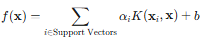
#> input picture Machine Learning/Support Vector Machine/Non Linear SVM/images/pred3.png, 201 x 39 px
$ jupyter execute regression.ipynb
#> lines starting #> are read from the running program, lines starting #| are printed output that depends on the picture
1. [Non Linear SVR](#non-linear-svr)

#### Non Linear SVR:
- to perform support vector classifier on non linear data
    - we need to increase the dimensions of data
    - calculate the relationship between each datapoints
    - then choose the support vector classifier to separate the classes
        - the support vector classifier is evaluated as the same as linear SVM

- to increase the dimensions and choose the support vectors classifier, we need kernels
- Kernels
    - Polynomial
    - Sigmoid
    - Radial Basis Function
    - Linear

- now consider, we have feature with binary output values in a 3d space
- to make the predictions for Linear SVM soft classifier shown below
    - αi = weights of the data points
    - b = bias
    - K(xi . x) = kernel function which measures similarity between new data point multiplied with support vector
        - x = new data point
        - xi = support vectorss

[cell 1]
from PIL import Image
from IPython.display import display

img = Image.open('images/pred3.png')
#> img is the input picture: PIL image 201x39 RGBA; mean R, G, B, A 244.1, 244.1, 244.2, 255
new_image = img.resize((400, 95))
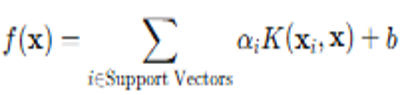
#> new_image: PIL image 400x95 RGBA; mean R, G, B, A 243.6, 243.7, 243.8, 255
display(new_image)

- now lets consider an example with prediction of SVR for non linear use case:
- support vectors:
    - x_1 = [1.5, 2]
    - x_2 = [2.0, 1]
    - x_3 = [2.5, 3]
- Lagrange Multipliers (α_i - α_i*) also known as weights
    - α_1 - α_1* = 0.2
    - α_2 - α_2* = -0.5
    - α_3 - α_3* = 0.3
- Bias (b): b = 1.0
- RBF Kernel Parameter (γ): γ = 0.5
- choosing RBF kernel
    - K(x, x_i) = exp(-γ * ||x - x_i||^2)
        - x is the new input data point.
        - x_i is a support vector.
        - ||x - x_i||^2 is the squared Euclidean distance between x and x_i.
        - γ is the kernel parameter.

- now to predict the new house value
    - x_new: x1 = 2.2, x2 = 1.8
- before calculating the prediction value
- calculate Kernel Values

[cell 2]
from PIL import Image
from IPython.display import display

img = Image.open('images/kernel_calc.png')
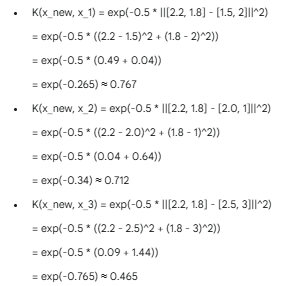
#> input picture Machine Learning/Support Vector Machine/Non Linear SVM/images/kernel_calc.png, 286 x 286 px
#> img is the input picture: PIL image 286x286 RGBA; mean R, G, B, A 245.8, 245.9, 245.9, 255
new_image = img.resize((400, 395))
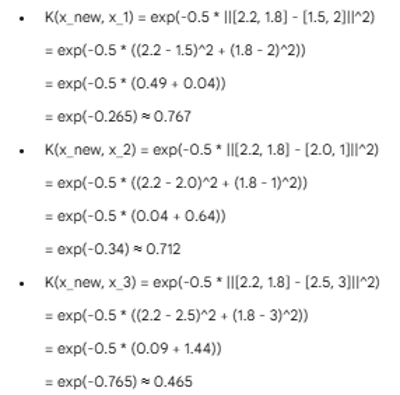
#> new_image: PIL image 400x395 RGBA; mean R, G, B, A 245.6, 245.6, 245.7, 255
display(new_image)
